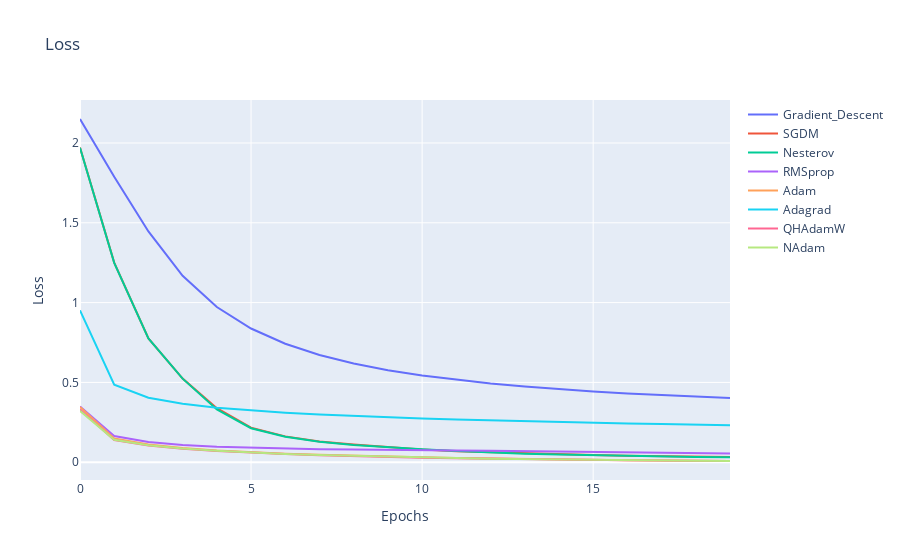

Write notebook code for a chart like this one.
### Code cell
from plotly.subplots import make_subplots

num_epochs = [i for i in range(epochs)]
fig = go.Figure(layout_title_text="Loss")

lst = ['Gradient_Descent', 'SGDM','Nesterov', 'RMSprop', 'Adam', 'Adagrad', 'QHAdamW', 'NAdam']


for i in lst:
    fig.add_trace(go.Scatter(x=num_epochs, y=opts_history[i]['train_loss'], name=i))
    
fig.update_xaxes(title_text='Epochs')
fig.update_yaxes(title_text='Loss')
fig.show()
